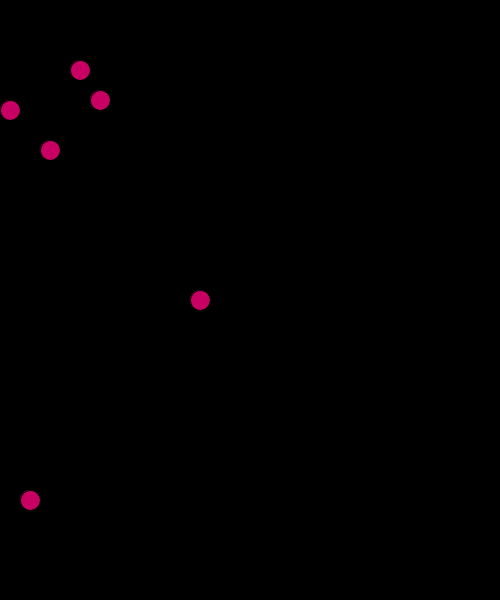
Frame 1 (no input)
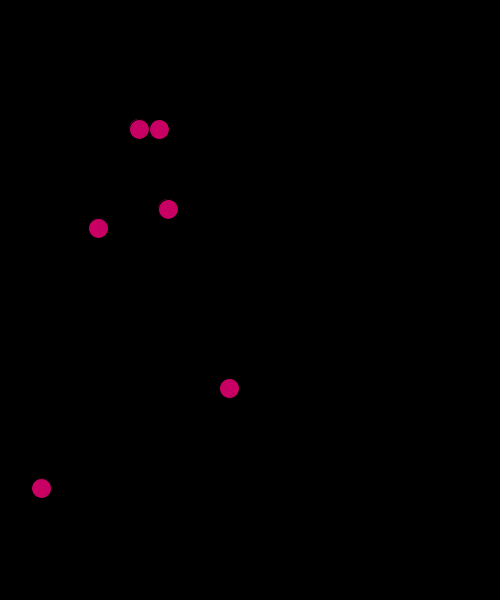
Frame 60 (the mouse pressed at the canvas centre just before this capture)
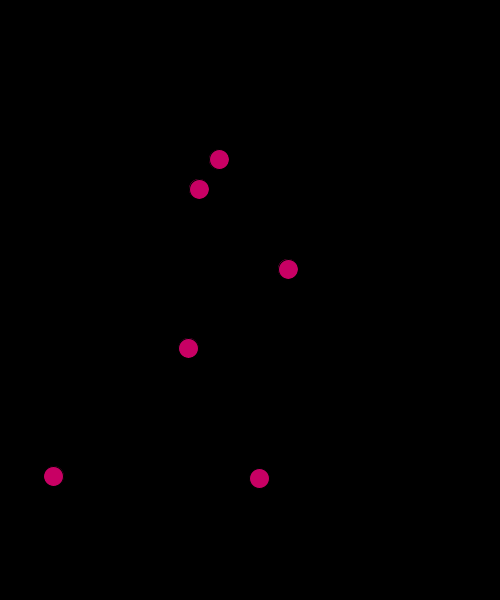
Frame 120 (the mouse held since frame 60 and released just before this capture)

The Processing sketch that drew these frames (run headless with seeded random() and noise(); from frame 60 on, the mouse is pressed at the canvas centre):

// Processing sketch: arrays_and_for2
// ── arrays_and_for2.pde
float []x = {100, 50, 10, 80, 200, 30}; 
float []y= {100, 150, 110, 70, 300, 500};
float []xDelta = {1, 2, 1.5, 1, 0.5, 0.2};
float []yDelta = {0.5, 1, 2, 1, 1.5, -0.2};
void setup(){
   size(500, 600);
   frameRate(300);
}


void draw(){
  background(0);
  fill(200, 0 , 100);
  
  for(int i=0; i<6; i++){
    ellipse(x[i], y[i], 20, 20);
    x[i] = x[i] +xDelta[i];
    y[i] = y[i] +yDelta[i];
    if((x[i]<10) || (x[i]> width -10)){
      xDelta[i] = -xDelta[i];
    }
    if((y[i]<10) || (y[i]> height -10)){
      yDelta[i] = -yDelta[i];
    }
  }
}
